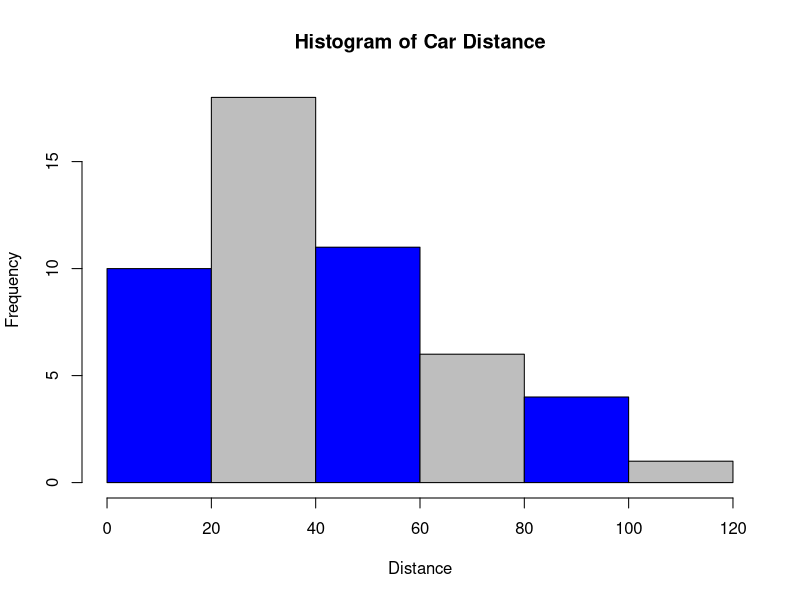
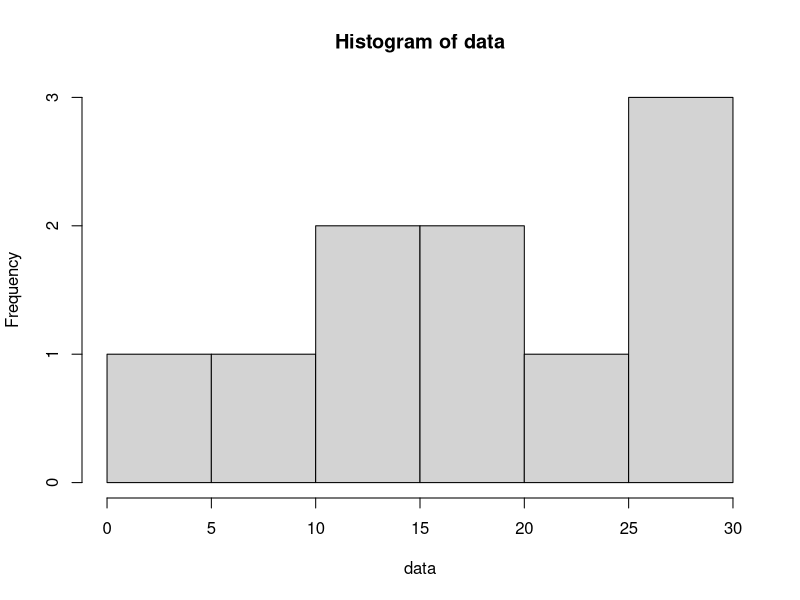
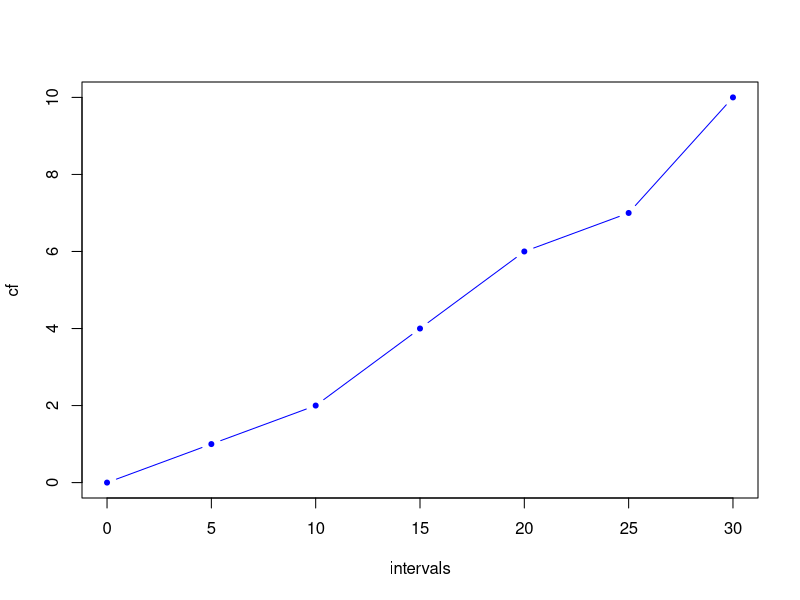

R code for these plots, in order:
## ---- chunk 1
hist(cars$dist, main = "Histogram of Car Distance", xlab = "Distance",
     col = c("blue", "grey"))
## ---- chunk 2
data <- c(16, 26, 12, 10, 27, 30, 14,  1, 25, 20)
stem(data)
## ---- chunk 3
data <- c(16, 26, 12, 10, 27, 30, 14,  1, 25, 20)
h <- hist(data)
## ---- chunk 4
intervals <- seq(from = min(h$breaks), to = max(h$breaks), by = h$breaks[2] - h$breaks[1])
intervals <- c(0, intervals[-1])
# Cumulative sums
cf = c(0, cumsum(h$counts))
plot(intervals, cf, type = "b", col = "blue", pch = 20)
